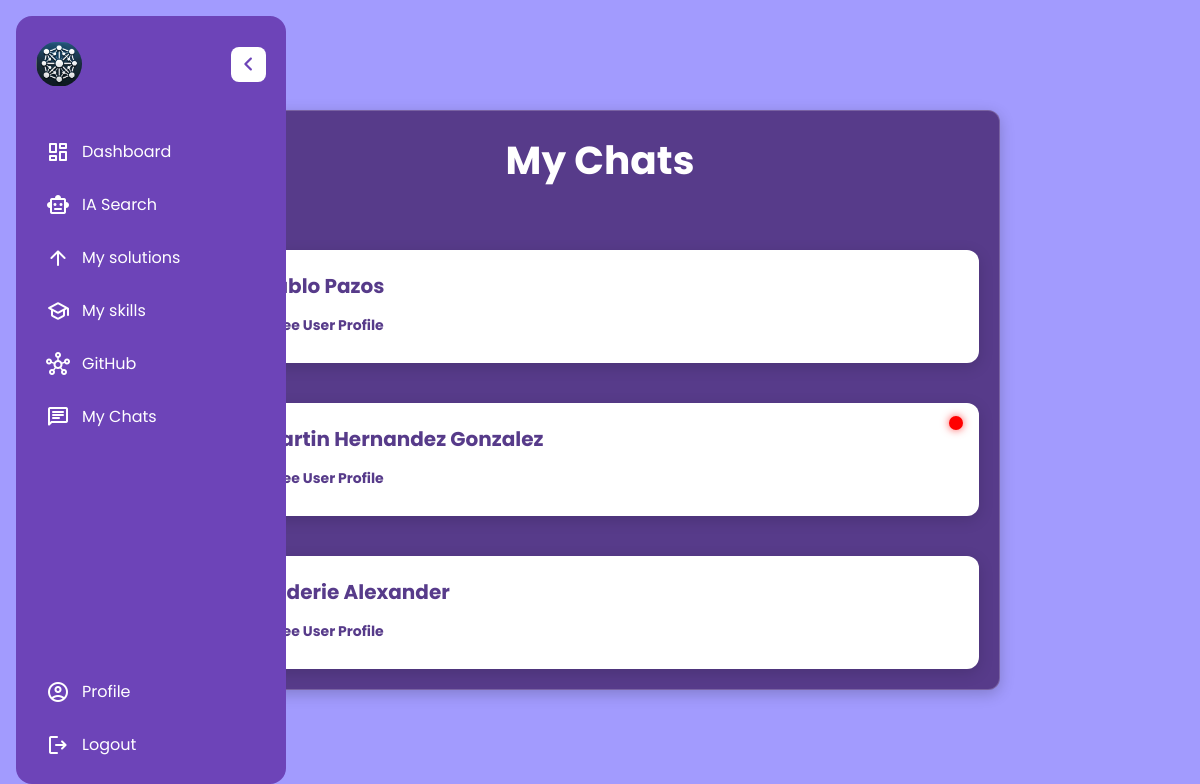
Page /views/mychats.php (signed in) on the committed database.
### tables this page shows
CREATE TABLE `chats` (
  `id` int(11) NOT NULL,
  `user_id1` int(11) NOT NULL,
  `user_id2` int(11) NOT NULL,
  `updated_at` timestamp NOT NULL DEFAULT current_timestamp() ON UPDATE current_timestamp(),
  `created_at` timestamp NOT NULL DEFAULT current_timestamp()
);

CREATE TABLE `users` (
  `id` int(11) NOT NULL,
  `name` varchar(100) NOT NULL,
  `surname` varchar(100) NOT NULL,
  `username` varchar(100) NOT NULL,
  `email` varchar(255) NOT NULL,
  `password` varchar(255) NOT NULL,
  `updated_at` timestamp NOT NULL DEFAULT current_timestamp() ON UPDATE current_timestamp(),
  `created_at` timestamp NOT NULL DEFAULT current_timestamp(),
  `socials` varchar(500) DEFAULT NULL
);

### config/Db.php (called while the page is built, shortened)
<?php
class Db{
    private $servername= "localhost";
    private $username= "root";
    private $password= "";
    private $dbname= "solutionhub_db";
    public function __construct() {
        $this->conn = $this->connect();
    }
    public function connect() {
        $this->conn = null;
        try {
            $this->conn = new PDO("mysql:host=$this->servername;dbname=$this->dbname", $this->username, $this->password);
            $this->conn->setAttribute(PDO::ATTR_ERRMODE, PDO::ERRMODE_EXCEPTION);
        } catch(PDOException $e) {
            echo 'Connection Error: ' . $e->getMessage();
        }
        return $this->conn;
    }
}

### models/Chat.php (called while the page is built, shortened)
<?php
    class Chat{
        private $table = 'chats';
        private $conn;
        public function __construct($db){
            $this->conn = $db->conn;
        }
        public function getChatsByUser($user_id){
            $query = "SELECT * FROM $this->table
            WHERE user_id1 = :user_id OR user_id2 = :user_id
            ORDER BY updated_at DESC";
             $stmt = $this->conn->prepare($query);
            $user_id = htmlspecialchars(strip_tags($user_id));
            $stmt->bindParam(':user_id', $user_id);
            $stmt->execute();
            return $stmt->fetchAll(PDO::FETCH_ASSOC);
        }
        public function countUnreadMessagesByChat($chat_id, $user_id) {
            $query = "SELECT COUNT(*) as unread_count FROM messages
                      WHERE chat_id = :chat_id AND receiver_id = :user_id AND is_read = 0";
            $stmt = $this->conn->prepare($query);
            $stmt->bindParam(":chat_id", $chat_id, PDO::PARAM_INT);
            $stmt->bindParam(":user_id", $user_id, PDO::PARAM_INT);
            $stmt->execute();
            $result = $stmt->fetch(PDO::FETCH_ASSOC);
            return $result['unread_count'] ?? 0;
        }
}

### models/User.php (called while the page is built, shortened)
<?php
require_once "../config/Db.php";
class User {
    private $conn;
    public function __construct($db) {
        $this->conn = $db->connect();
    }
    public function getUserById($user_id){
        try {
            $stmt = $this->conn->prepare("SELECT * FROM users WHERE id = ?");
            $stmt->execute([$user_id]);
            $user = $stmt->fetch(PDO::FETCH_ASSOC);
            if ($user) {
                return $user;
            } else {
                return ['error' => 'Usuario no encontrada.'];
            }
        } catch (PDOException $e) {
            return ['error' => $e->getMessage()];
        }
    }
}

### views/mychats.php (the view, shortened to what this page needs)
<?php
require_once "../config/Db.php";
require_once "../models/Chat.php";
require_once "../models/User.php";
require_once "../includes/parts/header.php";
?>
<link rel="stylesheet" href="../assets/css/mychats.css">
</head>
<body>
<?php
require_once "../includes/parts/layout.php";
$db = new Db();
$chatModel = new Chat($db);
$userModel = new User($db);
$chats = $chatModel->getChatsByUser($_SESSION['user_id']);
?>
<div class="mychats-wrapper">
    <div class="chats-container">
        <header class="chat-header">
            <h2>My Chats</h2>
        </header>
        <?php foreach ($chats as $chat):
            $receiver_id = ($chat['user_id1'] == $_SESSION['user_id']) ? $chat['user_id2'] : $chat['user_id1'];
            $user = $userModel->getUserById($receiver_id);
            $unread_count = $chatModel->countUnreadMessagesByChat($chat['id'], $_SESSION['user_id']);
        ?>
            <a href="chat.php?user_id1=<?= $chat['user_id1']; ?>&user_id2=<?= $chat['user_id2']; ?>&chat_id=<?= $chat['id']; ?>" class="chat-link">
                <div class="chat">
                    <div class="watch-info">
                        <div class="watch-details">
                            <h3 class="name"><?= htmlspecialchars($user['name']) . " " . htmlspecialchars($user['surname']); ?></h3>
                            <a href="userprofile.php?id=<?= $receiver_id ?>" class="social-link">See User Profile</a>
                        </div>
                    </div>
                    <?php if ($unread_count > 0): ?>
                        <span class="notification-dot"></span>
                    <?php endif; ?>
                </div>
            </a>
        <?php endforeach; ?>
    </div>
</div>
</body>
</html>

### assets/css/layout.css (style rules this page uses)
* { margin: 0; padding: 0; box-sizing: border-box; font-family: "Poppins", sans-serif; }
body { min-height: 100vh; background: #a29bfe; }
.notification-dot { position: absolute; top: 12px; right: 15px; width: 14px; height: 14px; background-color: red; border-radius: 50%; box-shadow: 0px 0px 8px rgba(255, 0, 0, 0.7); animation: pulse 1.5s infinite; }

### assets/css/mychats.css (style rules this page uses)
* { text-decoration: none; font-family: 'Poppins', sans-serif; }
.mychats-wrapper { display: flex; flex-direction: column; align-items: center; justify-content: center; min-height: 100vh; padding: 20px; }
.chats-container { display: flex; flex-direction: column; gap: 20px; padding: 20px; width: 90%; max-width: 800px; background: rgba(255, 255, 255, 0.1); border-radius: 12px; backdrop-filter: blur(10px); border: 1px solid rgba(255, 255, 255, 0.2); box-shadow: 0 4px 15px rgba(0, 0, 0, 0.2); background: #573b8a; }
.chat-header { text-align: center; font-size: 26px; font-weight: bold; color: #fff; margin-bottom: 20px; }
.chat { display: flex; align-items: center; justify-content: space-between; padding: 20px; background: #fff; border-radius: 12px; backdrop-filter: blur(8px); border: 1px solid rgba(255, 255, 255, 0.3); box-shadow: 0 4px 15px rgba(0, 0, 0, 0.15); transition: transform 0.3s ease, box-shadow 0.3s ease; color: #fff; }
.chat-link { text-decoration: none !important; color: #573b8a; }
.notification-dot { position: absolute; top: 12px; right: 15px; width: 14px; height: 14px; background-color: red; border-radius: 50%; box-shadow: 0px 0px 8px rgba(255, 0, 0, 0.7); animation: pulse 1.5s infinite; }
.watch-info { display: flex; align-items: center; gap: 20px; width: 100%; }
.watch-details h3 { font-size: 20px; font-weight: bold; margin: 0; }
.social-link { color: #573b8a; text-decoration: none; font-size: 14px; font-weight: bold; display: inline-block; margin-top: 8px; padding: 6px 12px; border-radius: 6px; transition: all 0.3s ease-in-out; }

### rows in the picture
chats: users.name "Pablo", users.surname "Pazos"
chats: users.name "Martin", users.surname "Hernandez Gonzalez"
chats: users.name "Sederie", users.surname "Alexander"
